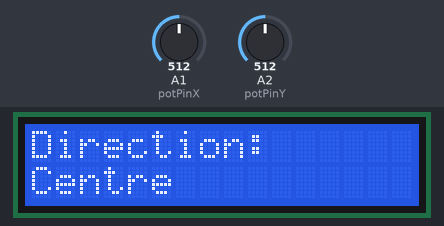
Simulated run of this sketch. Board: Arduino Uno, built with avr-gcc and run on an emulated ATmega328P. On the bench: 16×2 character LCD. The test bench sets the inputs (shaded band); at power-on: A1 (potPinX) = 512, A2 (potPinY) = 512.

Above: at 1.2 s.
1.3 s: A1 (potPinX) set to 686
2.8 s: A1 (potPinX) set to 711
At 3.7 s:
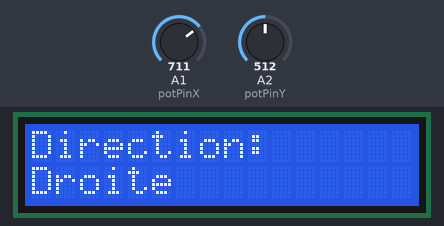
5.8 s: A1 (potPinX) set to 290
At 7.2 s:
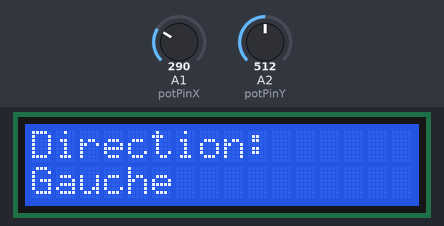
7.5 s: A1 (potPinX) set to 313
At 8.8 s:
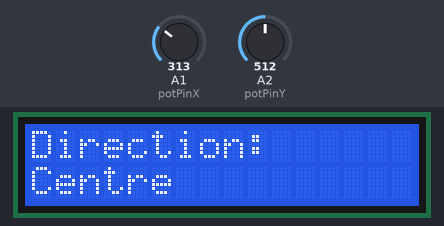
9.1 s: A2 (potPinY) set to 687
10.6 s: A2 (potPinY) set to 710
At 11.4 s:
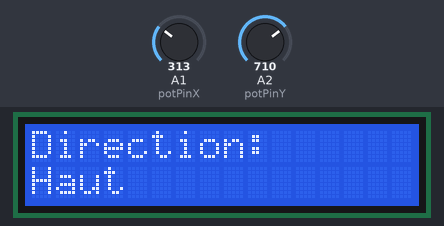
Timing chart, 0 to 13.2 s (numbered marks = the images above; inputs shaded):
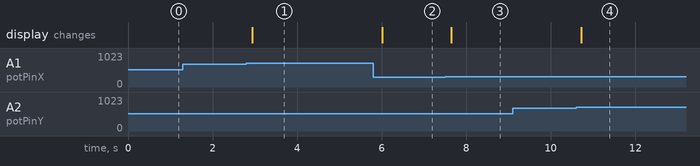

The sketch:

job_191.ino
```cpp
#include <LiquidCrystal.h>

// Initialisation de l'écran LCD
LiquidCrystal lcd(7, 8, 9, 10, 11, 12);

// Broches connectées aux axes du joystick
int potPinX = A1;
int potPinY = A2;

void setup() {
  lcd.begin(16, 2);
  lcd.clear();
}

void loop() {
  int valX = analogRead(potPinX);
  int valY = analogRead(potPinY);

  lcd.clear();  // Efface l'écran à chaque boucle pour éviter de mélanger les mots

  lcd.setCursor(0, 0);
  lcd.print("Direction:");

  // Joystick au repos : autour de 512
  // Seuils à ajuster si besoin
  if (valX > 700) {
    lcd.setCursor(0, 1);
    lcd.print("Droite");
  } else if (valX < 300) {
    lcd.setCursor(0, 1);
    lcd.print("Gauche");
  } else if (valY > 700) {
    lcd.setCursor(0, 1);
    lcd.print("Haut");
  } else if (valY < 300) {
    lcd.setCursor(0, 1);
    lcd.print("Bas");
  } else {
    lcd.setCursor(0, 1);
    lcd.print("Centre");
  }

  delay(200); // Petite pause pour éviter les clignotements rapides
}
```

Measured:
- the behaviour switches between 700 and 701 on A1 (potPinX) (found by bisection; images 0 and 1)
- the behaviour switches between 299 and 300 on A1 (potPinX) (found by bisection; images 2 and 3)
- the behaviour switches between 700 and 701 on A2 (potPinY) (found by bisection; images 3 and 4)
- after the input at 1.3 s, every drawn part: stays the same
- after the input at 2.8 s, the display: changes after 0.14 s (image 1)
- after the input at 5.8 s, the display: changes after 0.21 s (image 2)
- after the input at 7.5 s, the display: changes after 0.15 s (image 3)
- after the input at 9.1 s, every drawn part: stays the same
- after the input at 10.6 s, the display: changes after 0.12 s (image 4)
